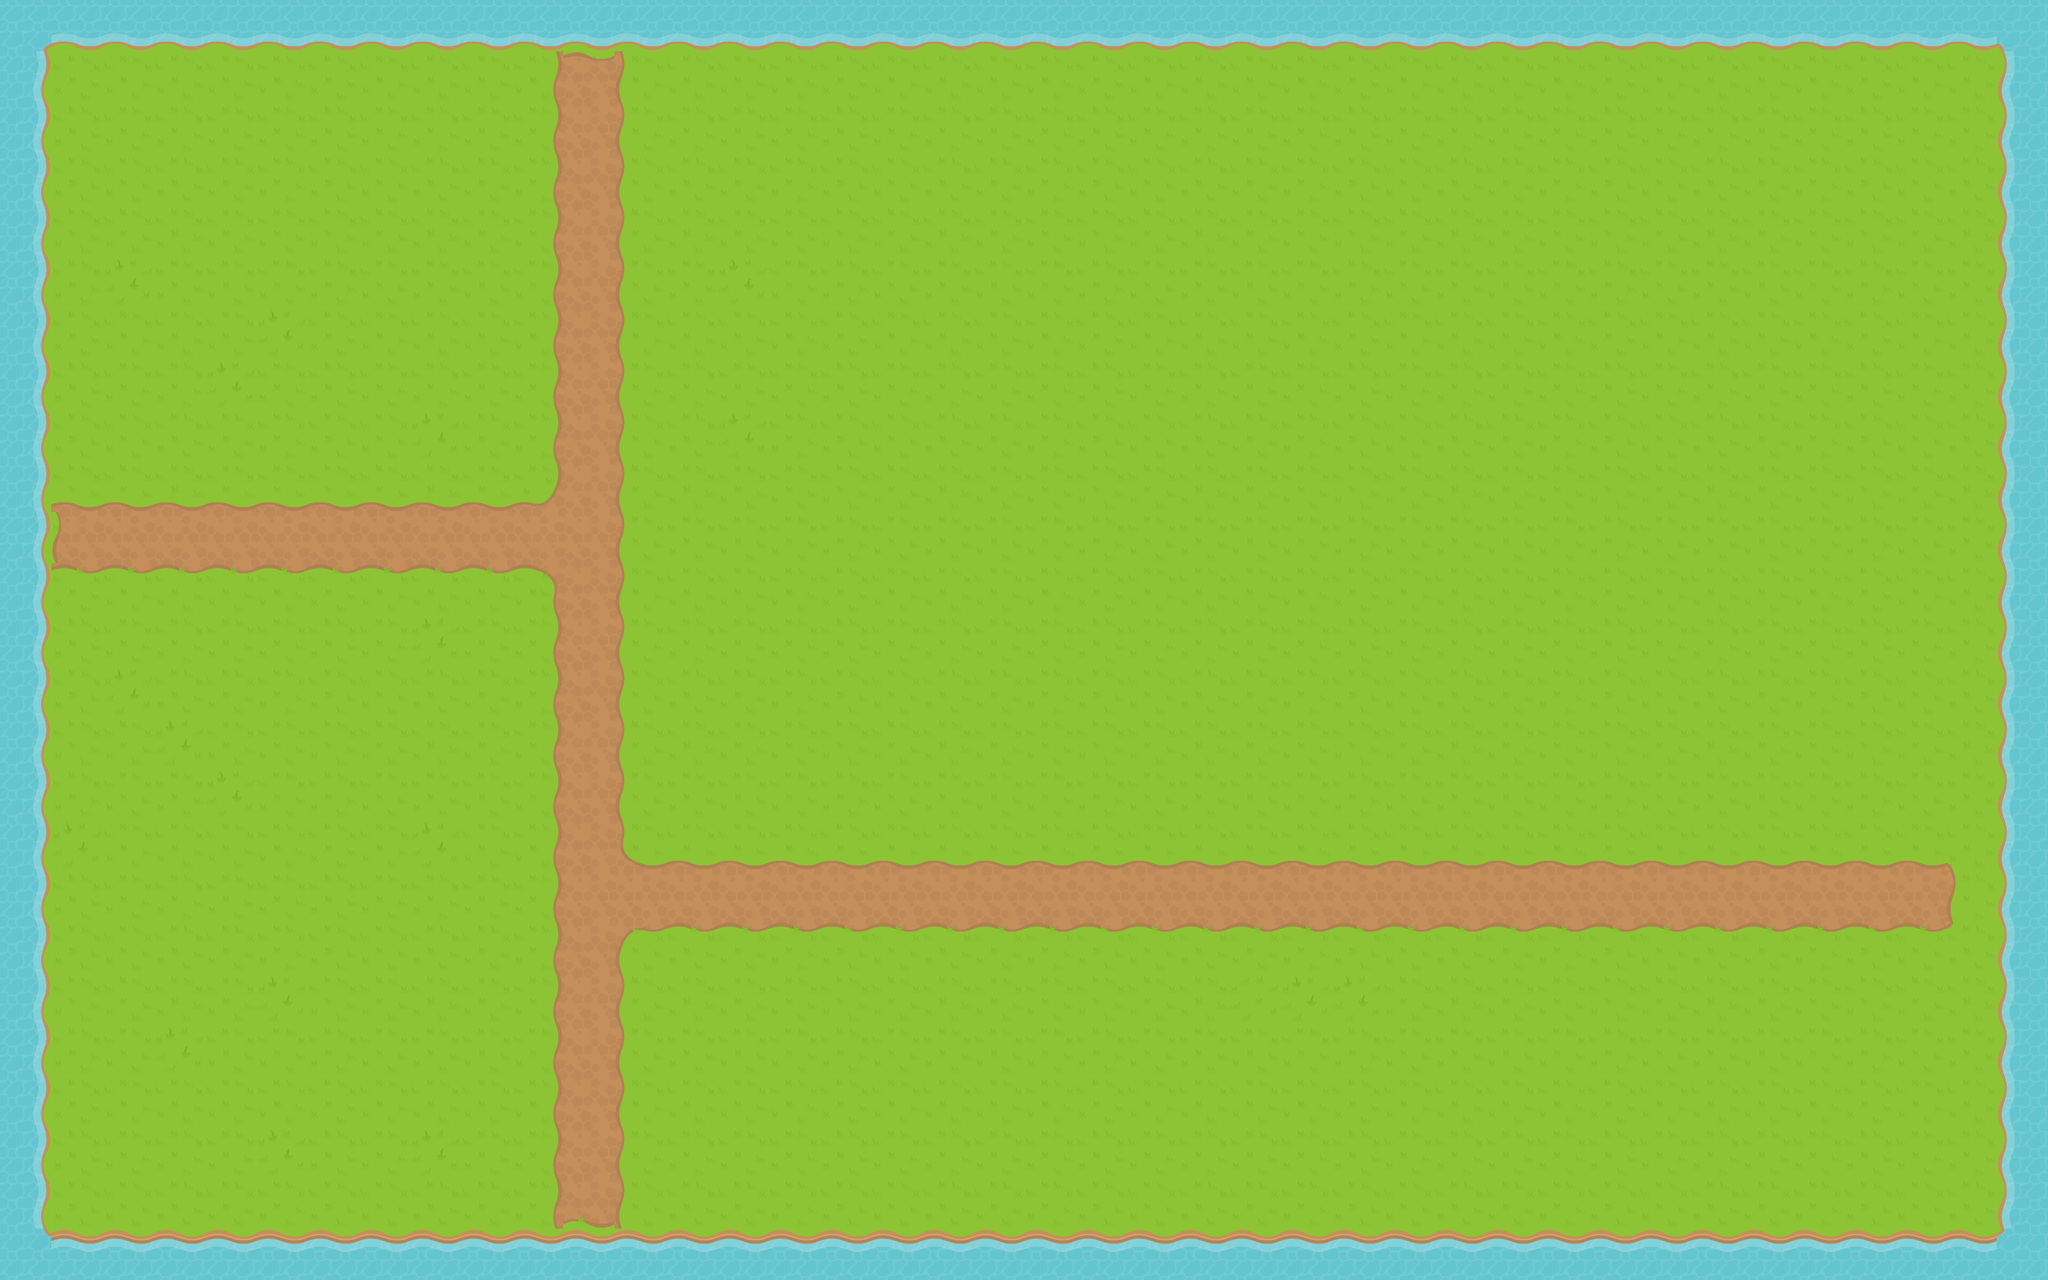

This game map was drawn from its Tiled (.tmx) file and the tilesets committed beside it. A one-line description and the full map source follow:
An orthogonal 40x25 tile map with 64x64 px tiles, 1 tile layer (terrain-layer).

<map version="1.0" tiledversion="1.0.3" orientation="orthogonal" renderorder="right-down" width="40" height="25" tilewidth="64" tileheight="64" nextobjectid="1">
 <tileset firstgid="1" source="farmland.tsx" />
 <layer name="terrain-layer" width="40" height="25">
  <data encoding="csv">
14,52,52,52,52,52,52,52,52,52,52,52,52,52,52,52,52,52,52,52,52,52,52,52,52,52,52,52,52,52,52,52,52,52,52,52,52,52,52,15,
33,22,22,22,22,22,22,22,22,22,23,7,21,22,22,22,22,22,22,22,22,22,22,22,22,22,22,22,22,22,22,22,22,22,22,22,22,22,22,31,
33,22,22,22,22,22,22,22,22,22,23,27,21,22,22,22,22,22,22,22,22,22,22,22,22,22,22,22,22,22,22,22,22,22,22,22,22,22,22,31,
33,22,22,22,22,22,22,22,22,22,23,27,21,22,22,22,22,22,22,22,22,22,22,22,22,22,22,22,22,22,22,22,22,22,22,22,22,22,22,31,
33,22,22,22,22,22,22,22,22,22,23,27,21,22,22,22,22,22,22,22,22,22,22,22,22,22,22,22,22,22,22,22,22,22,22,22,22,22,22,31,
33,22,45,22,22,22,22,22,22,22,23,27,21,22,45,22,22,22,22,22,22,22,22,22,22,22,22,22,22,22,22,22,22,22,22,22,22,22,22,31,
33,22,22,22,22,45,22,22,22,22,23,27,21,22,22,22,22,22,22,22,22,22,22,22,22,22,22,22,22,22,22,22,22,22,22,22,22,22,22,31,
33,22,22,22,45,22,22,22,22,22,23,27,21,22,22,22,22,22,22,22,22,22,22,22,22,22,22,22,22,22,22,22,22,22,22,22,22,22,22,31,
33,22,22,22,22,22,22,22,45,22,23,27,21,22,45,22,22,22,22,22,22,22,22,22,22,22,22,22,22,22,22,22,22,22,22,22,22,22,22,31,
33,42,42,42,42,42,42,42,42,42,43,27,21,22,22,22,22,22,22,22,22,22,22,22,22,22,22,22,22,22,22,22,22,22,22,22,22,22,22,31,
33,26,27,27,27,27,27,27,27,27,27,27,21,22,22,22,22,22,22,22,22,22,22,22,22,22,22,22,22,22,22,22,22,22,22,22,22,22,22,31,
33,2,2,2,2,2,2,2,2,2,3,27,21,22,22,22,22,22,22,22,22,22,22,22,22,22,22,22,22,22,22,22,22,22,22,22,22,22,22,31,
33,22,22,22,22,22,22,22,45,22,23,27,21,22,22,22,22,22,22,22,22,22,22,22,22,22,22,22,22,22,22,22,22,22,22,22,22,22,22,31,
33,22,45,22,22,22,22,22,22,22,23,27,21,22,22,22,22,22,22,22,22,22,22,22,22,22,22,22,22,22,22,22,22,22,22,22,22,22,22,31,
33,22,22,45,22,22,22,22,22,22,23,27,21,22,22,22,22,22,22,22,22,22,22,22,22,22,22,22,22,22,22,22,22,22,22,22,22,22,22,31,
33,22,22,22,45,22,22,22,22,22,23,27,21,22,22,22,22,22,22,22,22,22,22,22,22,22,22,22,22,22,22,22,22,22,22,22,22,22,22,31,
33,45,22,22,22,22,22,22,45,22,23,27,41,42,42,42,42,42,42,42,42,42,42,42,42,42,42,42,42,42,42,42,42,42,42,42,42,42,5,31,
33,22,22,22,22,22,22,22,22,22,23,27,27,27,27,27,27,27,27,27,27,27,27,27,27,27,27,27,27,27,27,27,27,27,27,27,27,27,21,31,
33,22,22,22,22,22,22,22,22,22,23,27,1,2,2,2,2,2,2,2,2,2,2,2,2,2,2,2,2,2,2,2,2,2,2,2,2,2,25,31,
33,22,22,22,22,45,22,22,22,22,23,27,21,22,22,22,22,22,22,22,22,22,22,22,44,45,45,22,22,22,22,22,22,22,22,22,22,22,22,31,
33,22,22,45,22,22,22,22,22,22,23,27,21,22,22,22,22,22,22,22,22,22,22,22,22,22,22,22,22,22,22,22,22,22,22,22,22,22,22,31,
33,22,22,22,22,22,22,22,22,22,23,27,21,22,22,22,22,22,22,22,22,22,22,22,22,22,22,22,22,22,22,22,22,22,22,22,22,22,22,31,
33,22,22,22,22,45,22,22,45,22,23,27,21,22,22,22,22,22,22,22,22,22,22,22,22,22,22,22,22,22,22,22,22,22,22,22,22,22,22,31,
33,22,22,22,22,22,22,22,22,22,23,47,21,22,22,22,22,22,22,22,22,22,22,22,22,22,22,22,22,22,22,22,22,22,22,22,22,22,22,31,
34,12,12,12,12,12,12,12,12,12,12,12,12,12,12,12,12,12,12,12,12,12,12,12,12,12,12,12,12,12,12,12,12,12,12,12,12,12,12,35
</data>
 </layer>
</map>
